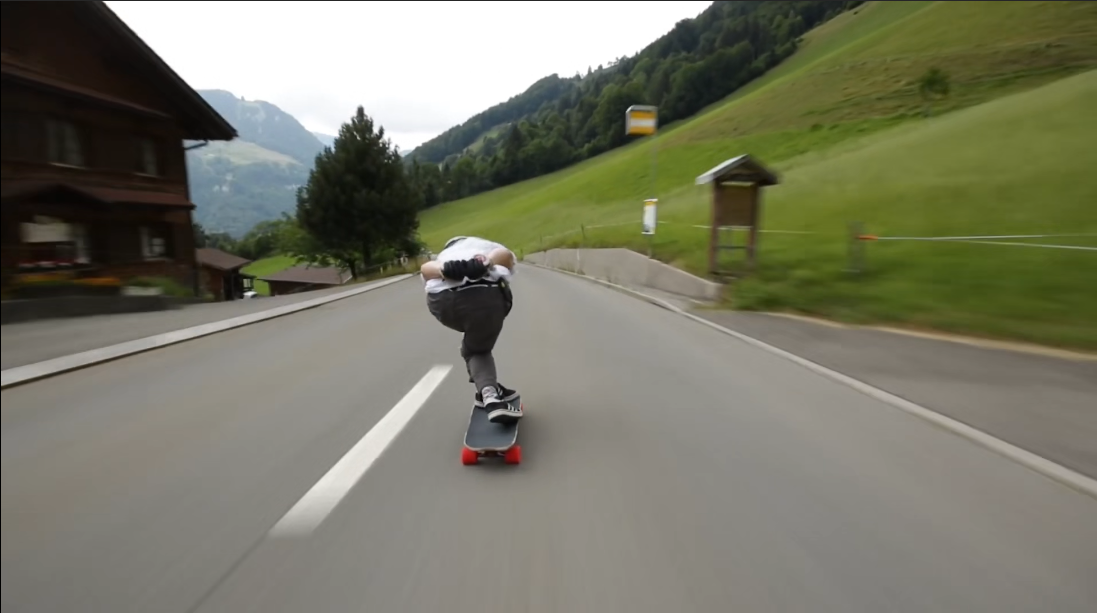
#> input picture test3.png, 1097 x 613 px, given in place of people.mp4, which was not available
$ python human_car_detect.py
#> lines starting #> are read from the running program, lines starting #| are printed output that depends on the picture; after the words box and inside, x2 and y2 are one past the last pixel; in counts of white or black regions, pixels touching at a corner belong together; pictures that were not available may be replaced by others from this repository, and a replacement may not be noted
### fps.py
import cv2
import time
FPS_SMOOTHING = 0.9

def showfps(frame, prev, fps):
    now = time.time()
    fps = (fps*FPS_SMOOTHING + (1/(now - prev))*(1.0 - FPS_SMOOTHING))
    # print("fps: {:.1f}".format(fps))
    font = cv2.FONT_HERSHEY_DUPLEX
    cv2.putText(frame, "fps: {:.1f}".format(fps), (246, 26), font, 0.5, (255, 0, 0), 1)
    return now, fps

### human_car_detect.py
from showImageDimensions import dim
import cv2
import time
from fps import showfps

def human_detector(img):
    detection = cv2.CascadeClassifier('haarcascade_fullbody.xml')
    human = detection.detectMultiScale(img, 1.9, 1)
    for x, y, b, h in human:
        cv2.rectangle(img, (x, y), (x+b, y+h), (0, 255, 0), 2)
        font = cv2.FONT_HERSHEY_DUPLEX
        cv2.putText(img, 'Human', (x + 6, y - 6), font, 0.5, (0, 255, 0), 1)
    return img
def image():
    img = cv2.imread('image.jpg')
    human_detector(img)
    x, y = dim(img)
    res = cv2.resize(img, (x-120, y-120))
    cv2.imshow('Frame', res)
    cv2.waitKey(0)
    cv2.destroyAllWindows()
def video():
    cap = cv2.VideoCapture('people.mp4')
    prev = time.time()
    fps = 0.0
    while cap.isOpened():
        _, frame = cap.read()
#> frame is the input picture: shape (613, 1097, 3); mean B, G, R 103, 120.6, 120.3
        prev, fps = showfps(frame, prev, fps)
#> in showfps, `cv2.putText(frame, "fps: {:.1f}".format(fps), (246, 26), font, 0.5, (2..`: frame: shape (613, 1097, 3); 0.03% of pixels changed, all inside (x1, y1, x2, y2) = (248, 16, 310, 31)
#> prev = 1.8e+09; fps = 0.98
        blur = cv2.GaussianBlur(frame, (5,5), 0)
        op = human_detector(blur)
#> in human_detector, `human = detection.detectMultiScale(img, 1.9, 1)`: human = ()
        res = cv2.resize(op, (720, 480))
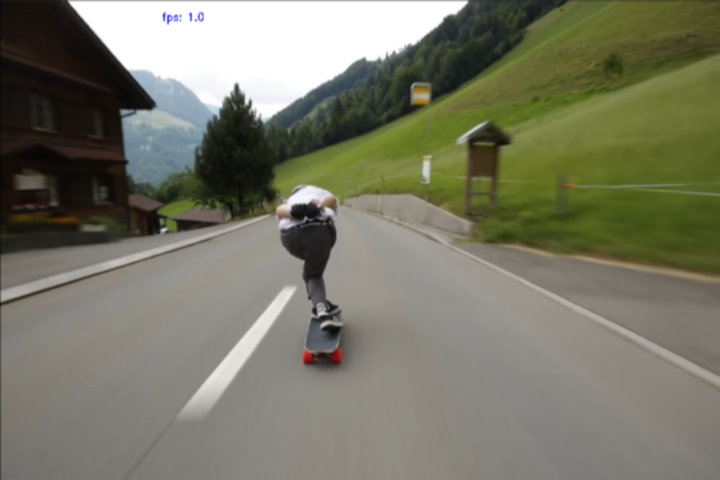
#> res: shape (480, 720, 3); mean B, G, R 103.1, 120.5, 120.2
        cv2.imshow('Human Detection', res)
        if cv2.waitKey(10) & 0xFF == ord('q'):
#> (key q is pressed here)
            break
    cap.release()
    cv2.destroyAllWindows()
def main():
    # image()
    video()
if __name__ == '__main__':
    main()

$ run again, on human_detect.png
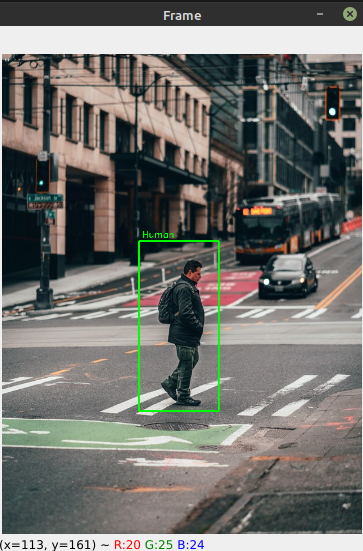
#> input picture human_detect.png, 363 x 551 px, given in place of people.mp4, which was not available
#> in video, frame is the input picture: shape (551, 363, 3); mean B, G, R 108.8, 112.9, 112.9
#> in showfps, `cv2.putText(frame, "fps: {:.1f}".format(fps), (246, 26), font, 0.5, (2..`:
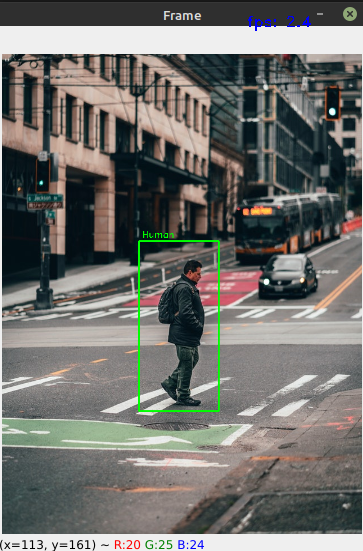
#> frame: shape (551, 363, 3); 0.09% of pixels changed, all inside (x1, y1, x2, y2) = (248, 16, 311, 31)
#> prev = 1.8e+09; fps = 2.39
#> human = ()
#> in video, `res = cv2.resize(op, (720, 480))`:
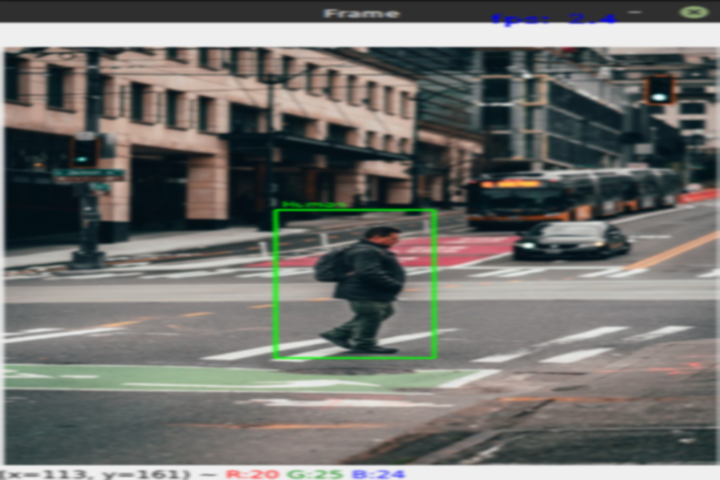
#> res: shape (480, 720, 3); mean B, G, R 108.8, 112.6, 112.6
